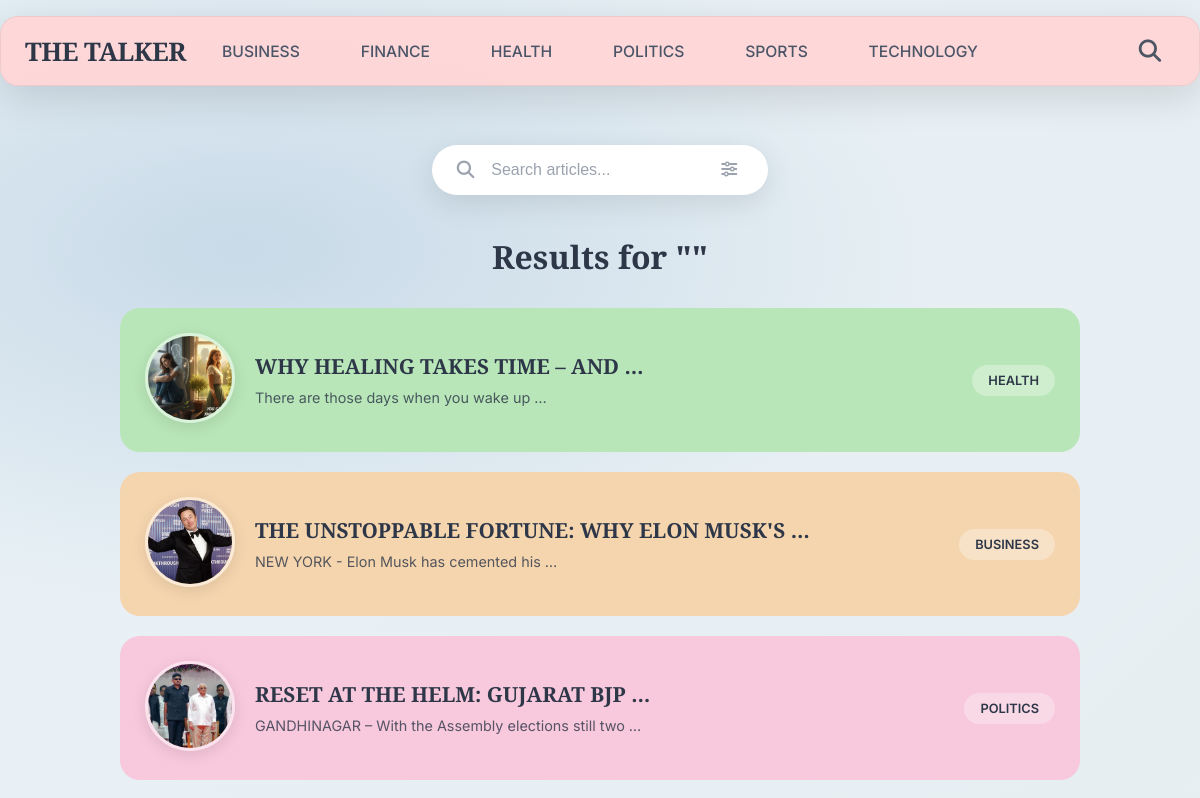
The app's page /search/ (upper part), older data.
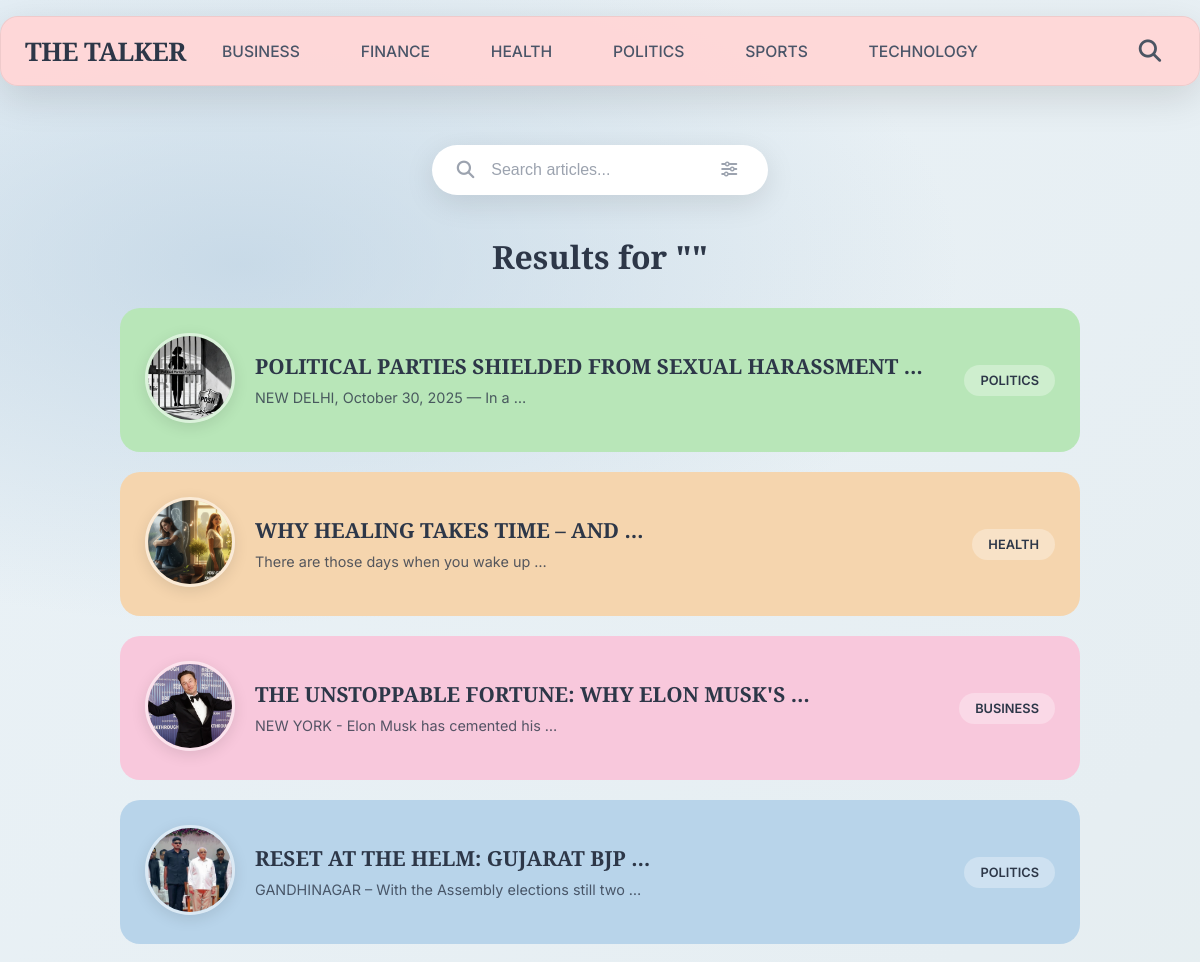
The same page, newer data.
### blog_app/models.py (models this page shows, shortened)
class Category(models.Model):
    name = models.CharField(max_length=100)
    slug = models.SlugField(unique=True, blank=True)
    description = models.TextField(blank=True)
    created_at = models.DateTimeField(auto_now_add=True)
    class Meta:
        verbose_name_plural = "Categories"
        ordering = ['name']

class Post(models.Model):
    title = models.CharField(max_length=200)
    content = models.TextField()
    author = models.CharField(max_length=100, blank=True, null=True)
    image = models.ImageField(upload_to='post_images/', blank=True, null=True)
    category = models.ForeignKey(Category, on_delete=models.CASCADE, related_name='posts', null=True, blank=True)
    created_at = models.DateTimeField(auto_now_add=True)
    updated_at = models.DateTimeField(auto_now=True)
    featured = models.BooleanField(default=False)
    slug = models.SlugField(max_length=200, blank=True)
    class Meta:
        ordering = ['-created_at']

### blog_app/views.py (the view)
# urls.py: path('search/', views.search_results, name='search_results'),
def search_results(request):
    query = request.GET.get('q', '')
    category = request.GET.get('category', '')
    date = request.GET.get('date', '')
    results = Post.objects.all().order_by('-created_at')
    if query:
        results = results.filter(Q(title__icontains=query) | Q(content__icontains=query))
    if category:
        results = results.filter(category__slug=category)
    if date:
        results = results.filter(created_at__date=date)
    categories = Category.objects.all()
    return render(request, 'blog_app/search_listing.html', {
        'results': results,
        'query': query,
        'category': category,
        'date': date,
        'categories': categories,
    })

### blog_app/templates/blog_app/search_listing.html
{% extends 'blog_app/base.html' %}
{% load static %}
{% block extra_css %}
<link rel="stylesheet" href="{% static 'blog_app/search_listing.css' %}">
{% endblock %}
{% block content %}
<div class="search-container">
  <div class="search-bar-section">
    <form class="search-form" method="get" action="{% url 'search_results' %}">
      <div class="search-input-container">
        <i class="fas fa-search search-icon"></i>
        <input type="text" name="q" class="search-input" placeholder="Search articles..." value="{{ query|default:'' }}">
        <button type="button" class="filter-btn"><i class="fas fa-sliders-h"></i></button>
      </div>
    </form>
  </div>
  <div class="results-header">
    <h1 class="results-title">Results for "{{ query }}"</h1>
  </div>
  <div class="results-container">
    {% for post in results %}
      <div class="result-card result-card-{{ forloop.counter|add:0|floatformat:0|stringformat:"s" }}">
        {% if post.slug %}
          <a href="{% url 'article_detail' post.slug %}" class="result-link">
        {% else %}
          <a href="{% url 'post_detail' post.pk %}" class="result-link">
        {% endif %}
          <div class="result-avatar">
            {% if post.image %}
              <img src="{{ post.image.url }}" alt="{{ post.title }}" class="avatar-image">
            {% else %}
              <div class="avatar-placeholder">📄</div>
            {% endif %}
          </div>
          <div class="result-content">
            <h3 class="result-title">{{ post.title|truncatewords:6 }}</h3>
            <p class="result-description">{{ post.content|truncatewords:8 }}</p>
          </div>
          <div class="result-category">
            {% if post.category %}
              {{ post.category.name }}
            {% else %}
              Article
            {% endif %}
          </div>
        </a>
      </div>
    {% empty %}
      <div class="no-results">
        <h2>No results found for "{{ query }}"</h2>
        <p>Try adjusting your search terms or browse our categories.</p>
      </div>
    {% endfor %}
  </div>
</div>
{% endblock %}

### blog_app/templates/blog_app/base.html (shortened to what this page needs)
{% load static %}
<!doctype html>
<html lang="en">
<head>
  <link rel="stylesheet" href="{% static 'blog_app/base.css' %}">
  <link rel="stylesheet" href="https://cdnjs.cloudflare.com/ajax/libs/font-awesome/6.4.0/css/all.min.css">
  {% block extra_css %}{% endblock %}
</head>
<body>
  <header class="desktop-header">
    <div class="desktop-nav-bar">
      <nav class="desktop-nav">
        <div class="nav-left">
          <h1 class="site-title">
            <a class="brand-link" href="{% url 'homepage' %}">THE TALKER</a>
          </h1>
        </div>
        <div class="nav-center">
          <div id="navLinks" class="nav-links-inline">
            {% for category in categories %}
              <a href="{% url 'category_posts' category.id %}"
                 class="nav-item {% if current_category and current_category.id == category.id %}active{% endif %}">
                 {{ category.name }}
              </a>
            {% endfor %}
          </div>
        </div>
        <div class="nav-right">
          <div class="search-container-inline">
            <button id="searchToggle" class="search-toggle-btn" aria-label="Open search">
              <i class="fas fa-search"></i>
            </button>
          </div>
        </div>
      </nav>
    </div>
  </header>
  <main class="app-main container">
    {% block content %}{% endblock %}
  </main>
</body>
</html>

Row changes from the older to the newer data that the page shows:
added Post: image (picture), title "POLITICAL PARTIES SHIELDED FROM SEXUAL HARASSMENT …", content "NEW DELHI, October 30, 2025 — In a …", category.name "POLITICS"
